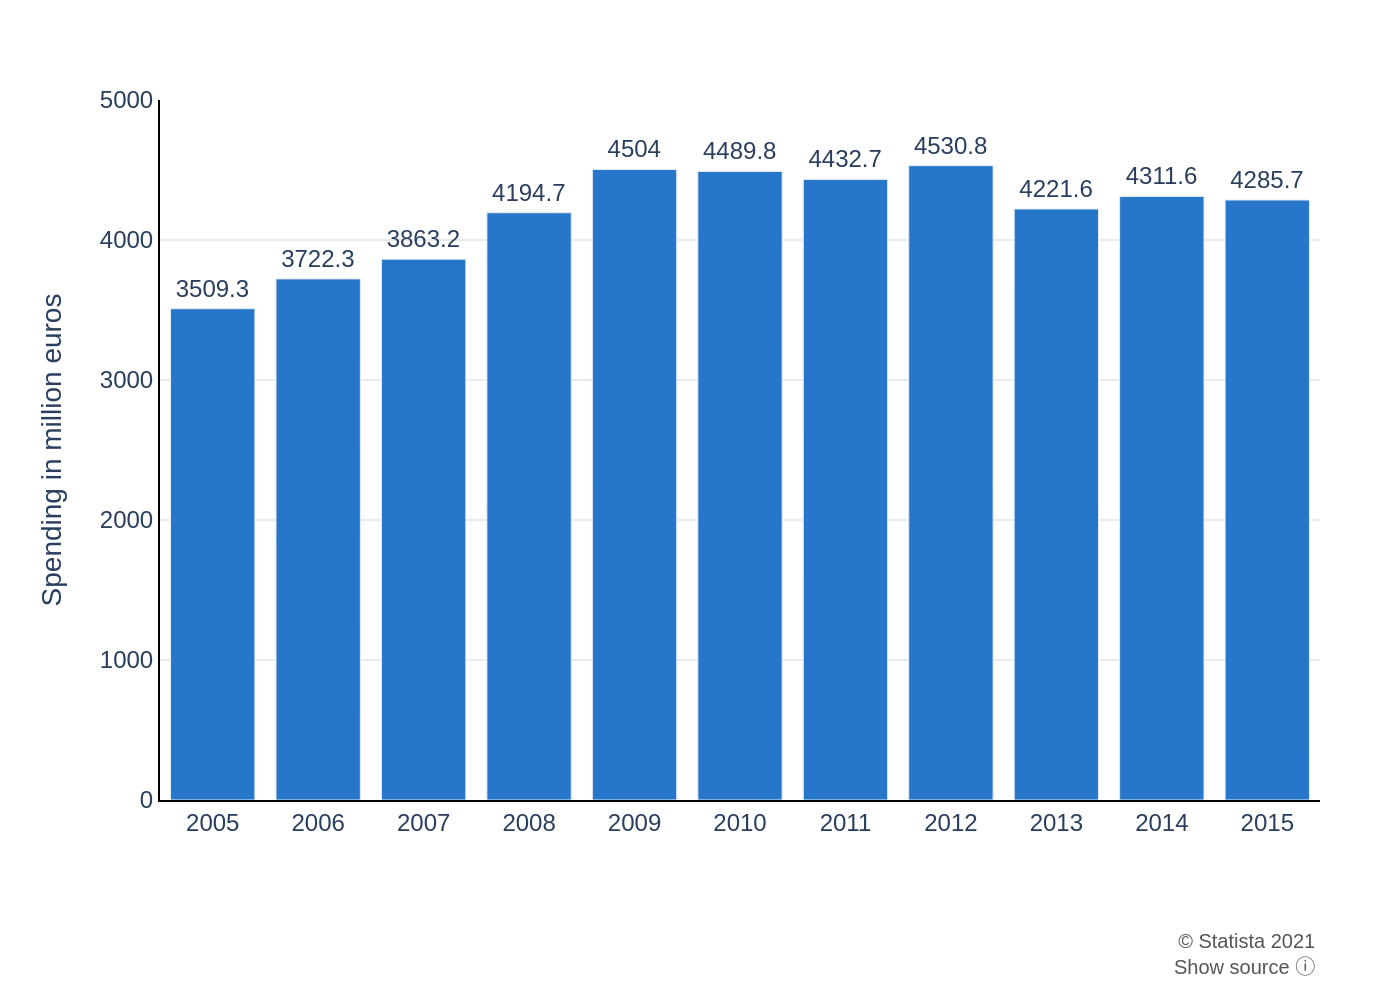

Reproduce this figure in Python.
import sys
import json
import plotly.graph_objects as go
import os

# Check if a command-line argument is provided
if len(sys.argv) != 2:
    print("Usage: python create_chart.py <json_file_path>")
    sys.exit(1)

# Get the JSON file path from the command-line argument
json_file_path = sys.argv[1]

# Check if the file exists
if not os.path.exists(json_file_path):
    print(f"Error: File not found at {json_file_path}")
    sys.exit(1)

# Read data from the specified JSON file
with open(json_file_path, 'r', encoding='utf-8') as f:
    chart_info = json.load(f)

# Extract data, texts, and colors from the loaded JSON
chart_data = chart_info['chart_data']
texts = chart_info['texts']
colors = chart_info['colors']

# Prepare data for Plotly by extracting categories and values
categories = [item['category'] for item in chart_data]
values = [item['value'] for item in chart_data]

# Create the figure
fig = go.Figure()

# Add the bar trace
fig.add_trace(go.Bar(
    x=categories,
    y=values,
    text=values,
    textposition='outside',
    marker_color=colors[0],
    cliponaxis=False # Allows text to be drawn outside the plot area
))

# Combine source and note for the annotation
source_text = ""
if texts.get("source") and texts.get("note"):
    source_text = f'{texts["source"]}<br>{texts["note"]}'
elif texts.get("source"):
    source_text = texts["source"]
elif texts.get("note"):
    source_text = texts["note"]

# Update layout for a clean and accurate representation
fig.update_layout(
    font_family="Arial",
    plot_bgcolor='white',
    showlegend=False,
    xaxis=dict(
        title_text=texts.get('x_axis_title'),
        showgrid=False,
        linecolor='black',
        ticks='',
        tickfont=dict(size=12)
    ),
    yaxis=dict(
        title_text=texts.get('y_axis_title'),
        range=[0, 5000],
        gridcolor='#EAEAEA',
        linecolor='black',
        tickfont=dict(size=12)
    ),
    margin=dict(l=80, r=40, t=50, b=100),
    annotations=[
        dict(
            showarrow=False,
            text=source_text,
            xref="paper",
            yref="paper",
            x=1.0,
            y=-0.18,
            xanchor='right',
            yanchor='top',
            align='right',
            font=dict(size=10, color="#555555")
        )
    ]
)

# Update text font for the bar labels
fig.update_traces(textfont_size=12, textfont_family="Arial")

# Derive output filename from the input JSON file path
base_filename = os.path.splitext(json_file_path)[0]
output_filename = f"{base_filename}.png"

# Save the figure to a PNG file
fig.write_image(output_filename, scale=2)

print(f"Chart saved to {output_filename}")
